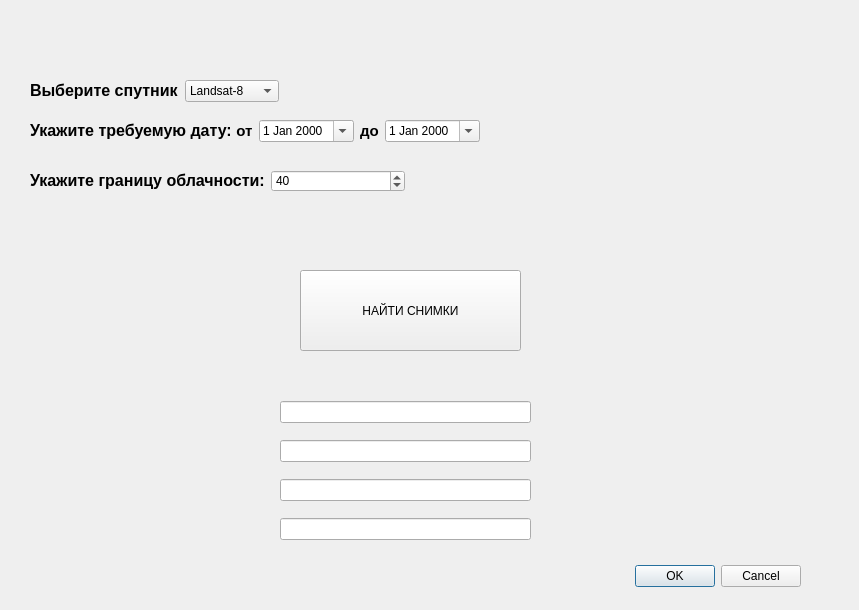
<?xml version="1.0" encoding="UTF-8"?>
<ui version="4.0">
 <class>SatelliteImagesDownloaderDialogBase</class>
 <widget class="QDialog" name="SatelliteImagesDownloaderDialogBase">
  <property name="geometry">
   <rect>
    <x>0</x>
    <y>0</y>
    <width>859</width>
    <height>610</height>
   </rect>
  </property>
  <property name="windowTitle">
   <string>Download Satellite Images</string>
  </property>
  <widget class="QDialogButtonBox" name="button_box">
   <property name="geometry">
    <rect>
     <x>420</x>
     <y>560</y>
     <width>381</width>
     <height>32</height>
    </rect>
   </property>
   <property name="orientation">
    <enum>Qt::Horizontal</enum>
   </property>
   <property name="standardButtons">
    <set>QDialogButtonBox::Cancel|QDialogButtonBox::Ok</set>
   </property>
  </widget>
  <widget class="QPushButton" name="pushButton">
   <property name="geometry">
    <rect>
     <x>300</x>
     <y>270</y>
     <width>221</width>
     <height>81</height>
    </rect>
   </property>
   <property name="text">
    <string>НАЙТИ СНИМКИ</string>
   </property>
  </widget>
  <widget class="QWidget" name="layoutWidget">
   <property name="geometry">
    <rect>
     <x>30</x>
     <y>170</y>
     <width>375</width>
     <height>22</height>
    </rect>
   </property>
   <layout class="QHBoxLayout" name="horizontalLayout">
    <item>
     <widget class="QLabel" name="label_3">
      <property name="text">
       <string>&lt;html&gt;&lt;head/&gt;&lt;body&gt;&lt;p&gt;&lt;span style=&quot; font-size:12pt; font-weight:600;&quot;&gt;Укажите границу облачности:&lt;/span&gt;&lt;/p&gt;&lt;/body&gt;&lt;/html&gt;</string>
      </property>
     </widget>
    </item>
    <item>
     <widget class="QSpinBox" name="spinBox">
      <property name="minimumSize">
       <size>
        <width>111</width>
        <height>0</height>
       </size>
      </property>
      <property name="maximum">
       <number>100</number>
      </property>
      <property name="value">
       <number>40</number>
      </property>
     </widget>
    </item>
   </layout>
  </widget>
  <widget class="QWidget" name="layoutWidget">
   <property name="geometry">
    <rect>
     <x>30</x>
     <y>120</y>
     <width>450</width>
     <height>22</height>
    </rect>
   </property>
   <layout class="QHBoxLayout" name="horizontalLayout_2">
    <item>
     <widget class="QLabel" name="label_2">
      <property name="text">
       <string>&lt;html&gt;&lt;head/&gt;&lt;body&gt;&lt;p&gt;&lt;span style=&quot; font-size:12pt; font-weight:600;&quot;&gt;Укажите требуемую дату:&lt;/span&gt;&lt;/p&gt;&lt;/body&gt;&lt;/html&gt;</string>
      </property>
     </widget>
    </item>
    <item>
     <widget class="QLabel" name="label_4">
      <property name="text">
       <string>&lt;html&gt;&lt;head/&gt;&lt;body&gt;&lt;p align=&quot;center&quot;&gt;&lt;span style=&quot; font-size:11pt; font-weight:600;&quot;&gt;от&lt;/span&gt;&lt;/p&gt;&lt;/body&gt;&lt;/html&gt;</string>
      </property>
     </widget>
    </item>
    <item>
     <widget class="QDateEdit" name="dateEdit">
      <property name="wrapping">
       <bool>false</bool>
      </property>
      <property name="calendarPopup">
       <bool>true</bool>
      </property>
     </widget>
    </item>
    <item>
     <widget class="QLabel" name="label_5">
      <property name="text">
       <string>&lt;html&gt;&lt;head/&gt;&lt;body&gt;&lt;p align=&quot;center&quot;&gt;&lt;span style=&quot; font-size:11pt; font-weight:600;&quot;&gt;до&lt;/span&gt;&lt;/p&gt;&lt;/body&gt;&lt;/html&gt;</string>
      </property>
     </widget>
    </item>
    <item>
     <widget class="QDateEdit" name="dateEdit_2">
      <property name="calendarPopup">
       <bool>true</bool>
      </property>
     </widget>
    </item>
   </layout>
  </widget>
  <widget class="QWidget" name="layoutWidget">
   <property name="geometry">
    <rect>
     <x>30</x>
     <y>80</y>
     <width>249</width>
     <height>22</height>
    </rect>
   </property>
   <layout class="QHBoxLayout" name="horizontalLayout_3">
    <item>
     <widget class="QLabel" name="label">
      <property name="text">
       <string>&lt;html&gt;&lt;head/&gt;&lt;body&gt;&lt;p&gt;&lt;span style=&quot; font-size:12pt; font-weight:600;&quot;&gt;Выберите спутник:&lt;/span&gt;&lt;/p&gt;&lt;/body&gt;&lt;/html&gt;</string>
      </property>
     </widget>
    </item>
    <item>
     <widget class="QComboBox" name="comboBox">
      <item>
       <property name="text">
        <string>Landsat-8</string>
       </property>
      </item>
      <item>
       <property name="text">
        <string>Sentinel-2A</string>
       </property>
      </item>
     </widget>
    </item>
   </layout>
  </widget>
  <widget class="QWidget" name="">
   <property name="geometry">
    <rect>
     <x>280</x>
     <y>390</y>
     <width>251</width>
     <height>161</height>
    </rect>
   </property>
   <layout class="QVBoxLayout" name="verticalLayout">
    <item>
     <widget class="QLineEdit" name="lineEdit"/>
    </item>
    <item>
     <widget class="QLineEdit" name="lineEdit_2"/>
    </item>
    <item>
     <widget class="QLineEdit" name="lineEdit_3"/>
    </item>
    <item>
     <widget class="QLineEdit" name="lineEdit_4"/>
    </item>
   </layout>
  </widget>
 </widget>
 <resources/>
 <connections>
  <connection>
   <sender>button_box</sender>
   <signal>accepted()</signal>
   <receiver>SatelliteImagesDownloaderDialogBase</receiver>
   <slot>accept()</slot>
   <hints>
    <hint type="sourcelabel">
     <x>20</x>
     <y>20</y>
    </hint>
    <hint type="destinationlabel">
     <x>20</x>
     <y>20</y>
    </hint>
   </hints>
  </connection>
  <connection>
   <sender>button_box</sender>
   <signal>rejected()</signal>
   <receiver>SatelliteImagesDownloaderDialogBase</receiver>
   <slot>reject()</slot>
   <hints>
    <hint type="sourcelabel">
     <x>20</x>
     <y>20</y>
    </hint>
    <hint type="destinationlabel">
     <x>20</x>
     <y>20</y>
    </hint>
   </hints>
  </connection>
 </connections>
</ui>
